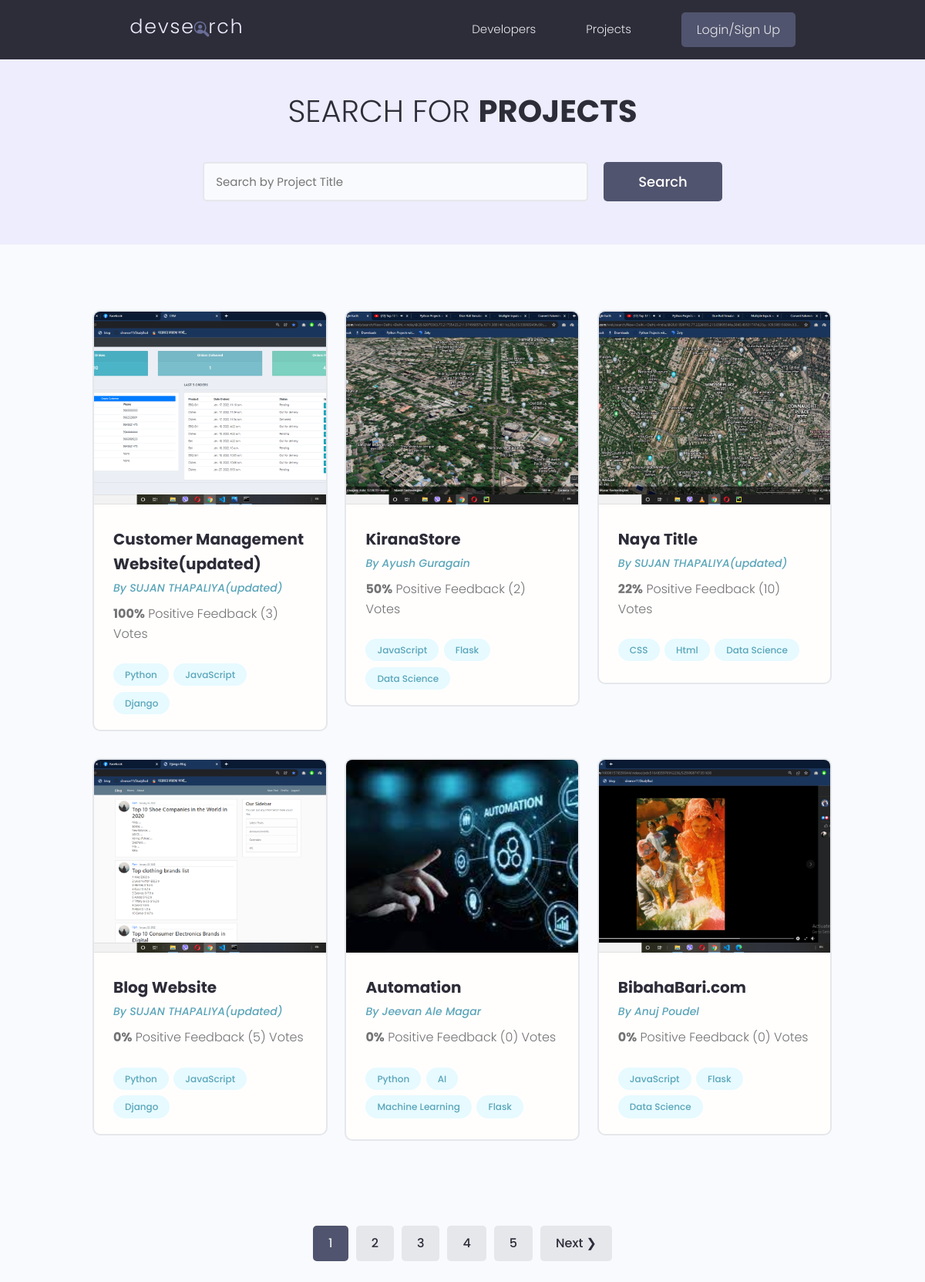
/projects/, run on the app's committed database.
### projects/models.py (models this page shows, shortened)
class Project(models.Model):
    owner = models.ForeignKey(Profile, null=True, blank=True, on_delete=models.CASCADE)
    title = models.CharField(max_length=200)
    description = models.TextField(null=True, blank=True)
    featured_image = models.ImageField(
        null=True, blank=True, default="default.jpg")
    demo_link = models.CharField(max_length=2000, null=True, blank=True)
    source_link = models.CharField(max_length=2000, null=True, blank=True)
    tags = models.ManyToManyField('Tag', blank=True)
    vote_total = models.IntegerField(default=0, null=True, blank=True)
    vote_ratio = models.IntegerField(default=0, null=True, blank=True)
    created = models.DateTimeField(auto_now_add=True)
    id = models.UUIDField(default=uuid.uuid4, unique=True,primary_key=True, editable=False)
    class Meta:
        ordering = ['-vote_ratio', '-vote_total', 'title']
    @property
    def imageURL(self):
        try:
            url = self.featured_image.url
        except:
            url = ''
        return url

class Tag(models.Model):
    name = models.CharField(max_length=200)
    created = models.DateTimeField(auto_now_add=True)
    id = models.UUIDField(default=uuid.uuid4, unique=True,primary_key=True, editable=False)
    def __str__(self):
        return self.name

### users/models.py (models this page shows, shortened)
class Profile(models.Model):
    user = models.OneToOneField(User, on_delete=models.CASCADE, null=True, blank=True)
    name = models.CharField(max_length=200, blank=True, null=True)
    email = models.EmailField(max_length=500, blank=True, null=True)
    username = models.CharField(max_length=200, blank=True, null=True)
    location = models.CharField(max_length=200, blank=True, null=True)
    short_intro = models.CharField(max_length=200, blank=True, null=True)
    bio = models.TextField(blank=True, null=True)
    profile_image = models.ImageField(null=True, blank=True, upload_to='profiles/', default="profiles/user-default.png")
    social_github = models.CharField(max_length=200, blank=True, null=True)
    social_twitter = models.CharField(max_length=200, blank=True, null=True)
    social_linkedin = models.CharField(max_length=200, blank=True, null=True)
    social_youtube = models.CharField(max_length=200, blank=True, null=True)
    social_website = models.CharField(max_length=200, blank=True, null=True)
    created = models.DateTimeField(auto_now_add=True)
    id = models.UUIDField(default=uuid.uuid4, unique=True,primary_key=True, editable=False)
    class Meta:
        ordering = ['created']

### projects/views.py (the view)
# urls.py: path('projects/', views.ProjectLC.as_view()),
def projects(request):
    projects, search_query = searchProjects(request)
    custom_range, projects = paginateProjects(request, projects, 6)
    context = {'projects': projects,
               'search_query': search_query, 'custom_range': custom_range}
    return render(request, 'projects/projects.html', context)

### projects/utils.py (called while the page is built)
def paginateProjects(request, projects, results):
    page = request.GET.get('page')
    paginator = Paginator(projects, results)
    try:
        projects = paginator.page(page)
    except PageNotAnInteger:
        page = 1
        projects = paginator.page(page)
    except EmptyPage:
        page = paginator.num_pages
        projects = paginator.page(page)
    leftIndex = (int(page) - 4)
    if leftIndex < 1:
        leftIndex = 1
    rightIndex = (int(page) + 5)
    if rightIndex > paginator.num_pages:
        rightIndex = paginator.num_pages + 1
    custom_range = range(leftIndex, rightIndex)
    return custom_range, projects

def searchProjects(request):
    search_query = ''
    if request.GET.get('search_query'):
        search_query = request.GET.get('search_query')
    tags = Tag.objects.filter(name__icontains=search_query)
    projects = Project.objects.distinct().filter(
        Q(title__icontains=search_query) |
        Q(description__icontains=search_query) |
        Q(owner__name__icontains=search_query) |
        Q(tags__in=tags)
    )
    return projects, search_query

### projects/templates/projects/projects.html (shortened to what this page needs)
{% extends 'main.html' %}
{% block content %}
<main class="projects">
    <section class="hero-section text-center">
        <div class="container container--narrow">
            <div class="hero-section__box">
                <h2>Search for <span>Projects</span></h2>
            </div>
            <div class="hero-section__search">
                <form id='searchForm' class="form" action="{% url 'projects' %}" method="get">
                    <div class="form__field">
                        <input class="input input--text" id="formInput#search" type="text" name="search_query"
                            placeholder="Search by Project Title" value="{{search_query}}" />
                    </div>
                    <input class="btn btn--sub btn--lg" type="submit" value="Search" />
                </form>
            </div>
        </div>
    </section>
    <section class="projectsList">
        <div class="container">
            <div class="grid grid--three">
                {% for project in projects %}
                <div class="column">
                    <div class="card project">
                        <a href="{% url 'project' project.id %}" class="project">
                            <img class="project__thumbnail" src="{{project.imageURL}}" alt="project thumbnail" />
                            <div class="card__body">
                                <h3 class="project__title">{{project.title}}</h3>
                                <p><a class="project__author" href="{% url 'user-profile' project.owner.id %}">By
                                        {{project.owner.name}}</a>
                                </p>
                                <p class="project--rating">
                                    <span style="font-weight: bold;">{{project.vote_ratio}}%</span> Positive
                                    Feedback ({{project.vote_total}}) Vote{{project.vote_total|pluralize:"s"}}
                                </p>
                                <div class="project__tags">
                                    {% for tag in project.tags.all %}
                                    <span class="tag tag--pill tag--main">
                                        <small>{{tag}}</small>
                                    </span>
                                    {% endfor %}
                                </div>
                            </div>
                        </a>
                    </div>
                </div>
                {% endfor %}
            </div>
        </div>
    </section>
    {% include 'pagination.html' with queryset=projects custom_range=custom_range %}
</main>
{% endblock %}

### templates/main.html (shortened to what this page needs)
<!DOCTYPE html>
{% load static %}
<html>
<head>
    <link rel="stylesheet" href="https://cdn.iconmonstr.com/1.3.0/css/iconmonstr-iconic-font.min.css" />
    <link rel="stylesheet" href="{% static 'uikit/styles/uikit.css' %}" />
    <link rel="stylesheet" href="{% static 'styles/app.css' %}" />
</head>
<body>
    {% include 'navbar.html' %}
    {% block content %}
    {% endblock content %}
</body>
</html>

### templates/navbar.html (shortened to what this page needs)
{% load static %}
<header class="header">
    <div class="container container--narrow">
        <a href="{% url 'profiles' %}" class="header__logo">
            <img src="{% static 'images/logo.svg' %} " alt="DevSearch Logo" />
        </a>
        <nav class="header__nav">
            <ul class="header__menu">
                <li class="header__menuItem"><a href="{% url 'profiles' %}">Developers</a></li>
                <li class="header__menuItem"><a href="{% url 'projects' %}">Projects</a></li>
                {% if request.user.is_authenticated %}
                <li class="header__menuItem"><a href="{% url 'inbox' %}">Inbox</a></li>
                <li class="header__menuItem"><a href="{% url 'account' %}">Account</a></li>
                <li class="header__menuItem"><a href="{% url 'logout' %}" class="btn btn--sub">Logout</a></li>
                {% else %}
                <li class="header__menuItem"><a href="{% url 'login' %}" class="btn btn--sub">Login/Sign Up</a></li>
                {% endif %}
            </ul>
        </nav>
    </div>
</header>

### templates/pagination.html (shortened to what this page needs)
{% if queryset.has_other_pages %}
<div class="pagination">
    <ul class="container">
        {% for page in custom_range %}
        {% if page == queryset.number%}
        <li><a href="?page={{page}}" class="btn page-link btn--sub" data-page="{{page}}">{{page}}</a></li>
        {% else %}
        <li><a href="?page={{page}}" class="btn page-link" data-page="{{page}}">{{page}}</a></li>
        {% endif %}
        {% endfor %}
        {% if queryset.has_next %}
        <li><a href="?page={{queryset.next_page_number}}" class="btn page-link"
                data-page="{{queryset.next_page_number}}">Next &#10095;</a></li>
        {% endif %}
    </ul>
</div>
{% endif %}

### static/styles/app.css (style rules this page uses)
:root { --color-sub: #2d2d39; }
.btn--sub { background-color: var(--color-sub-light); }
.card { border: 2px solid var(--color-light); }
img { width: 100%; }
.header { position: sticky; z-index: 111; background-color: var(--color-sub); padding: 1.5rem 0; }
.header > .container { display: flex; justify-content: space-between; align-items: center; }
.header__logo > img { height: 3.8rem; }
.header__nav > ul { display: inline-flex; align-items: center; list-style: none; gap: 6.5rem; }
.header__menuItem > a { color: var(--color-light); font-weight: 300; }
.hero-section { height: 40vh; display: flex; align-items: center; background-color: var(--color-sub); }
.hero-section__box { margin-bottom: 4rem; }
.hero-section__box > h2, .hero-section__box > h2 > span { font-size: 4rem; color: var(--color-light); line-height: 1.3; text-transform: uppercase; }
.hero-section__box > h2 { font-weight: 300; }
.hero-section__box > h2 > span { font-weight: 700; }
.hero-section__search > .form { display: flex; align-items: center; justify-content: center; gap: 2rem; }
.hero-section__search > .form input.input--text { width: 50rem; }
.pagination { margin-top: 8rem; margin-bottom: 10rem; }
.pagination > ul { flex-wrap: wrap; list-style: none; display: flex; align-items: center; justify-content: center; gap: 1rem; }
.pagination .btn { color: var(--color-sub); }
.pagination .btn.btn--sub { color: var(--color-light); }
.project__author { font-size: 1.4rem; font-style: italic; }
.project--rating { margin-bottom: 1.6em; margin-top: .5em; }
.projects > .hero-section { background: var(--color-sub-lighter); height: 30vh; }
.projects .hero-section__box { margin-bottom: 2.5rem; }
.projects .hero-section__box > h2 { color: var(--color-sub); }
.projects .hero-section__box > h2 > span { font-weight: 700; color: var(--color-sub); }
.projectsList { margin-top: 8rem; }
.project__thumbnail { height: 25rem; object-fit: cover; object-position: top center; }
.project__title { font-size: 2rem; font-weight: 700; color: var(--color-sub); }

### static/uikit/styles/modules/_variables.css (style rules this page uses)
:root { --color-main: #5aa5b9; --color-main-light: #e6faff; --color-sub: #3f4156; --color-sub-light: #51546e; --color-sub-lighter: #ededfd; --color-text: #737373; --color-gray: #8b8b8b; --color-light: #e5e7eb; --color-light-gray: #767676; --color-bg: #f8fafd; --color-white: #fffefd; --color-white-light: #f3f3f3; --color-success: #359e64; --color-success-bg: #def8e8; --color-error: #fc4b0b; --color-error-bg: #fff2ee; --font-base: 'Poppins', arial, helvetica, 'Segoe UI', roboto, ubuntu, sans-serif; --font-monospace: 'Fira Code', 'Courier New', courier, monospace; --font-regular: 300; --font-medium: 500; --font-bold: 700; --generic-shadow: 1px 1px 5px #00000010; --generic-transition: all 0.3s ease-in-out; }

### static/uikit/styles/modules/_base.css (style rules this page uses)
* { margin: 0; padding: 0; box-sizing: border-box; text-rendering: optimizeLegibility; color: inherit; font-size: inherit; }
html { font-size: 50%; }
@media only screen and (min-width: 480px) { html { font-size: 56.25%; } }
@media only screen and (min-width: 1200px) { html { font-size: 62.5%; } }
body { line-height: 1.6; font-weight: 400; font-size: 1.5rem; color: var(--color-text); background-color: var(--color-bg); min-height: 100vh; }

### static/uikit/styles/modules/_typography.css (style rules this page uses)
* { font-family: var(--font-base); }
h2 { font-size: 3.6rem; font-weight: var(--font-bold); }
h3 { font-size: 3.2rem; font-weight: var(--font-medium); }
p, span, strong { font-size: 1.6rem; color: var(--color-text); font-weight: var(--font-regular); }
a { padding-bottom: 2px; text-decoration: none; display: inline-block; color: var(--color-main); font-weight: var(--font-medium); }

### static/uikit/styles/modules/_utilities.css (style rules this page uses)
.container { width: 92%; max-width: 165rem; margin: 0 auto; box-sizing: border-box; }
.container--narrow { width: 92%; max-width: 120rem; }
@media screen and (min-width: 1000px) { .container { width: 90%; } }
@media screen and (min-width: 1000px) { .container--narrow { width: 85%; } }
@media screen and (min-width: 1200px) { .container { width: 80%; } }
@media screen and (min-width: 1200px) { .container--narrow { width: 72%; } }
.text-center { text-align: center; }

### static/uikit/styles/modules/_card.css (style rules this page uses)
.card { border-radius: 1rem; background-color: var(--color-white); border: 1.5px solid var(--color-light); width: auto; height: auto; margin-top: 0.5rem; margin-bottom: 0.5rem; overflow: hidden; }
.card__body, .card__header { padding: 2rem 2.5rem; }

### data on the page
Project: imageURL (picture), title "Customer Management Website(updated)", owner.name "SUJAN THAPALIYA(updated)", vote_ratio "100", vote_total "3"
Tag: name "Python"
Tag: name "JavaScript"
Tag: name "Django"
Project: imageURL (picture), title "KiranaStore", owner.name "Ayush Guragain", vote_ratio "50", vote_total "2"
Tag: name "Flask"
Tag: name "Data Science"
Project: imageURL (picture), title "Naya Title", owner.name "SUJAN THAPALIYA(updated)", vote_ratio "22", vote_total "10"
Tag: name "CSS"
Tag: name "Html"
Project: imageURL (picture), title "Blog Website", owner.name "SUJAN THAPALIYA(updated)", vote_ratio "0", vote_total "5"
Project: imageURL (picture), title "Automation", owner.name "Jeevan Ale Magar", vote_ratio "0", vote_total "0"
Tag: name "AI"
Tag: name "Machine Learning"
Project: imageURL (picture), title "BibahaBari.com", owner.name "Anuj Poudel", vote_ratio "0", vote_total "0"

### other printed values
{{ page }} "1"
{{ page }} "2" "3" "4" "5"
